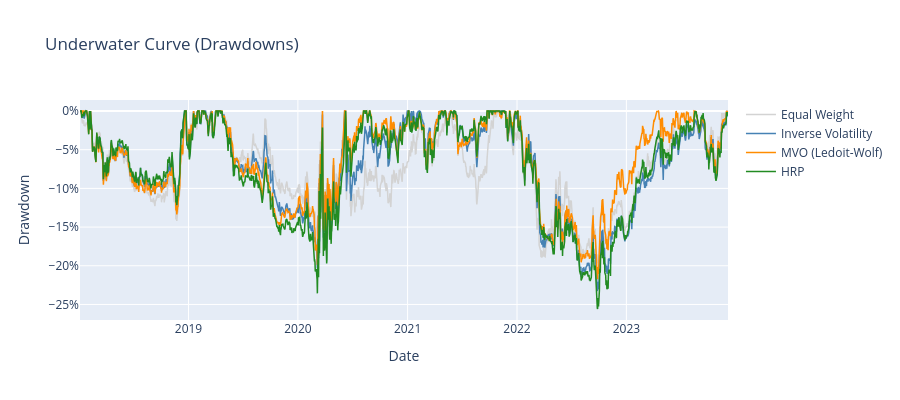

Write notebook code for a chart like this one.
### Markdown cell above
## 9. Drawdown Analysis

### Code cell
fig = go.Figure()

for name, result in results.items():
    dd = portfolio_analyses[name].compute_drawdown_analysis()
    fig.add_trace(
        go.Scatter(
            x=result["dates"],
            y=dd.underwater_curve.to_numpy(),
            mode="lines",
            name=name,
            line=dict(color=colors.get(name, "gray"), width=1.5),
        )
    )

fig.update_layout(
    title="Underwater Curve (Drawdowns)",
    xaxis_title="Date",
    yaxis_title="Drawdown",
    height=400,
    yaxis_tickformat=".0%",
)
fig.show()

### Figure 1 — Plotly figure (JSON) as saved in the notebook; plotly's stock layout.template omitted (floating-point values rounded to 4 significant figures; data arrays with more than 128 entries replaced by an {"elided": "..."} marker saying what was removed)
{"data": [{"line": {"color": "lightgray", "width": 1.5}, "mode": "lines", "name": "Equal Weight", "type": "scatter", "x": {"elided": "1491 str values"}, "y": {"elided": "1491 float values"}}, {"line": {"color": "steelblue", "width": 1.5}, "mode": "lines", "name": "Inverse Volatility", "type": "scatter", "x": {"elided": "1491 str values"}, "y": {"elided": "1491 float values"}}, {"line": {"color": "darkorange", "width": 1.5}, "mode": "lines", "name": "MVO (Ledoit-Wolf)", "type": "scatter", "x": {"elided": "1491 str values"}, "y": {"elided": "1491 float values"}}, {"line": {"color": "forestgreen", "width": 1.5}, "mode": "lines", "name": "HRP", "type": "scatter", "x": {"elided": "1491 str values"}, "y": {"elided": "1491 float values"}}], "layout": {"height": 400, "title": {"text": "Underwater Curve (Drawdowns)"}, "xaxis": {"title": {"text": "Date"}}, "yaxis": {"tickformat": ".0%", "title": {"text": "Drawdown"}}}}
